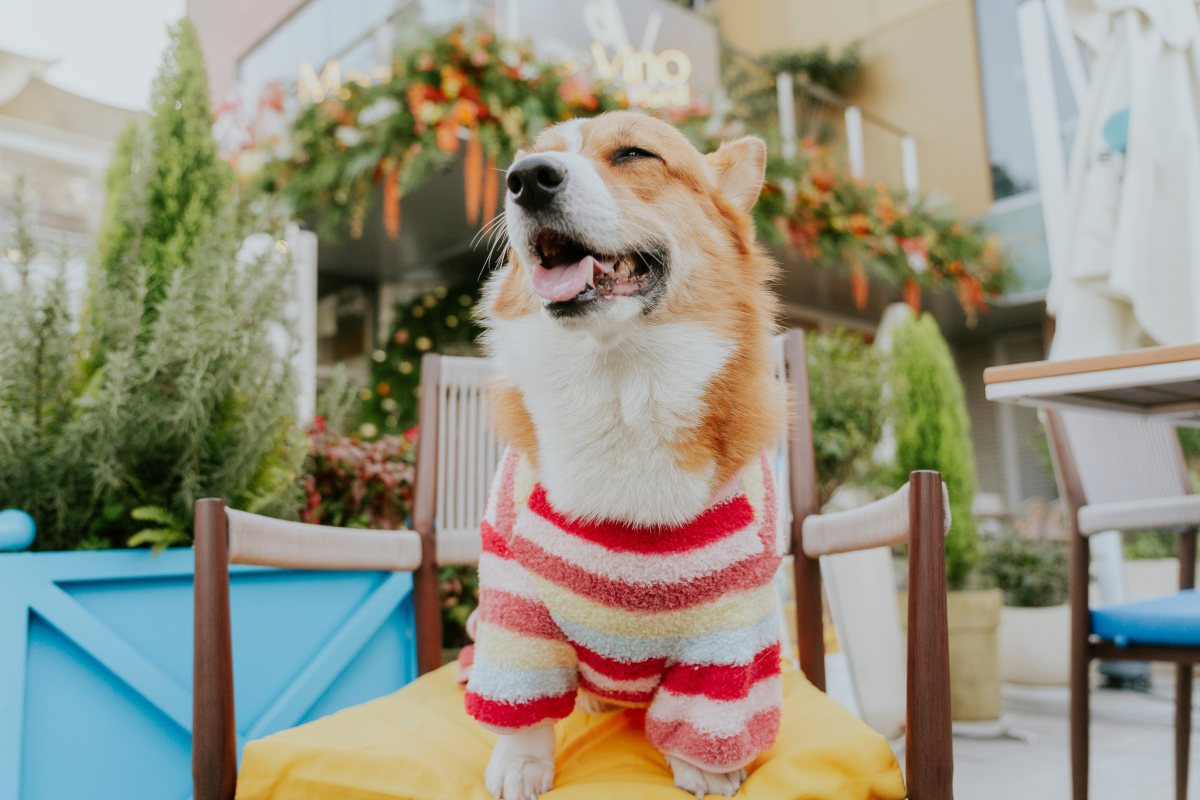
#> input picture Lab4/Chuong4(TrienKhai)/original.jpg, 6000 x 4000 px (shown at 1/5 size)
$ python taoanh.py
#> lines starting #> are read from the running program, lines starting #| are printed output that depends on the picture
import cv2
import numpy as np

# Đọc ảnh gốc
img = cv2.imread("original.jpg", cv2.IMREAD_GRAYSCALE)
#> img: shape (4000, 6000); min 0, max 226, mean 144.8

# image1: ảnh gốc
cv2.imwrite("image1.jpg", img)

# image2: tăng sáng
image2 = cv2.convertScaleAbs(img, alpha=1.4, beta=40)
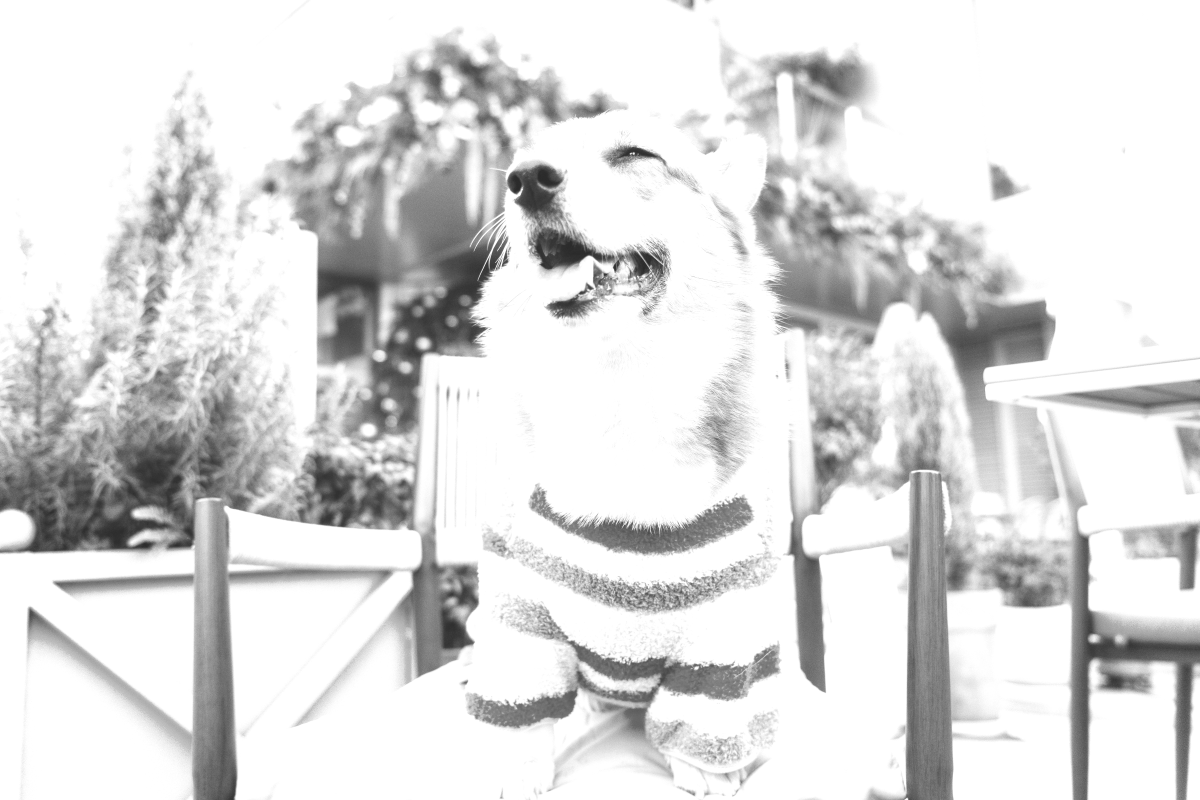
#> image2: shape (4000, 6000) (shown at 1/5 size); min 40, max 255, mean 220.3
cv2.imwrite("image2.jpg", image2)

# image3: thêm nhiễu Gaussian
noise = np.random.normal(0, 90, img.shape)
image3 = np.clip(img + noise, 0, 255).astype(np.uint8)
cv2.imwrite("image3.jpg", image3)

# image4: blur mạnh + nhiễu mạnh
image4 = cv2.GaussianBlur(img, (101,101), 80)
image4 = cv2.GaussianBlur(img, (101,101), 80)
image4 = cv2.GaussianBlur(img, (101,101), 80)
noise = np.random.normal(0, 200, img.shape)
image4 = np.clip(image4 + noise, 0, 255).astype(np.uint8)
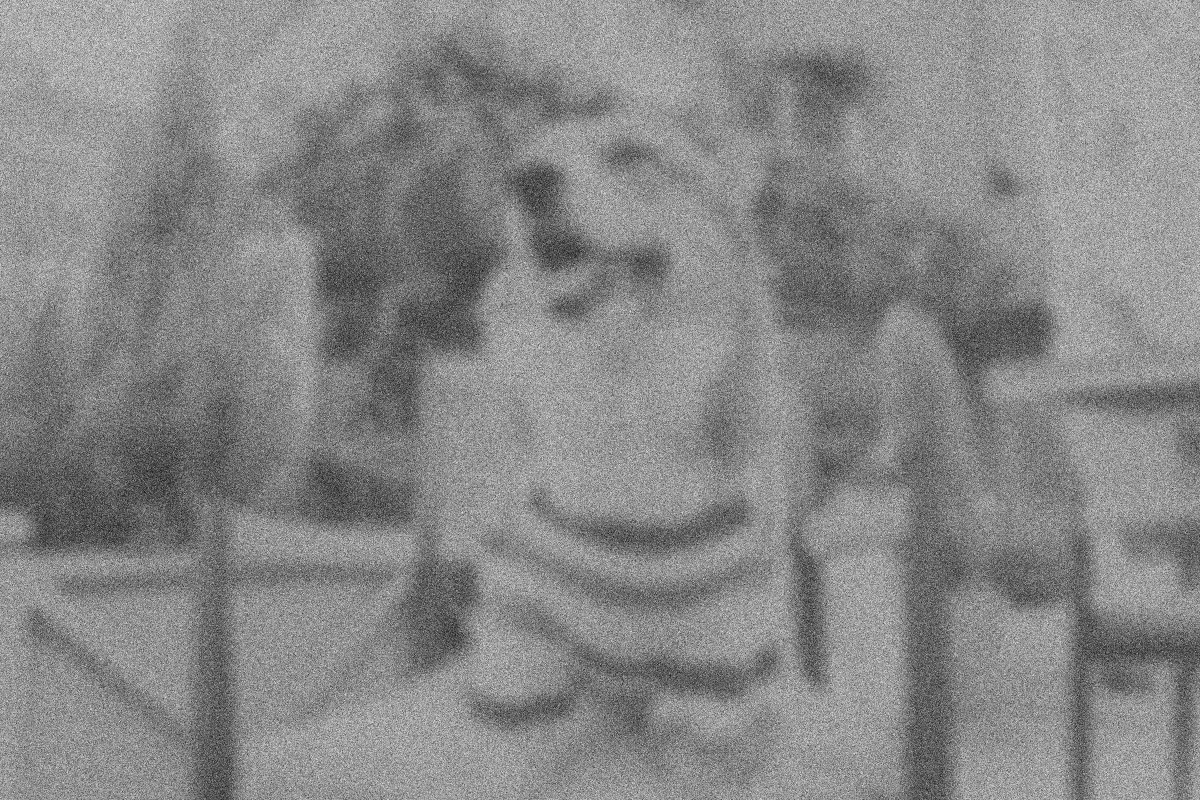
#> image4: shape (4000, 6000) (shown at 1/5 size); min 0, max 255, mean 135.4
cv2.imwrite("image4.jpg", image4)

# image5: crop + resize
h, w = img.shape
#> h = 4000; w = 6000
crop = img[h//4:3*h//4, w//4:3*w//4]
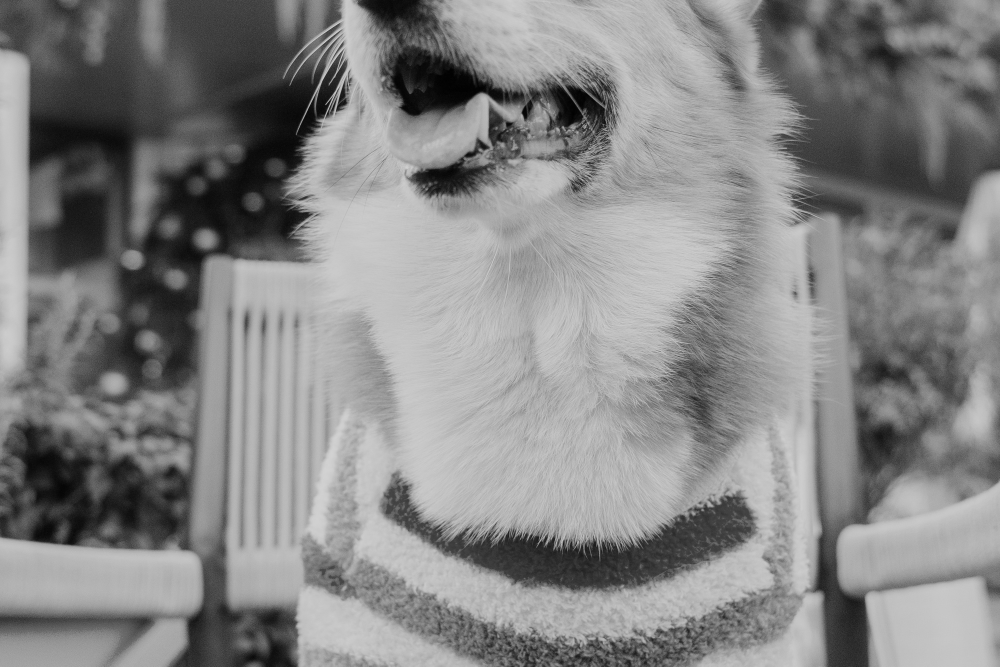
#> crop: shape (2000, 3000) (shown at 1/3 size); min 0, max 226, mean 133.1
image5 = cv2.resize(crop, (w, h))
cv2.imwrite("image5.jpg", image5)

#image6: rotate
M = cv2.getRotationMatrix2D((w//2, h//2), 15, 1)
image6 = cv2.warpAffine(img, M, (w, h))
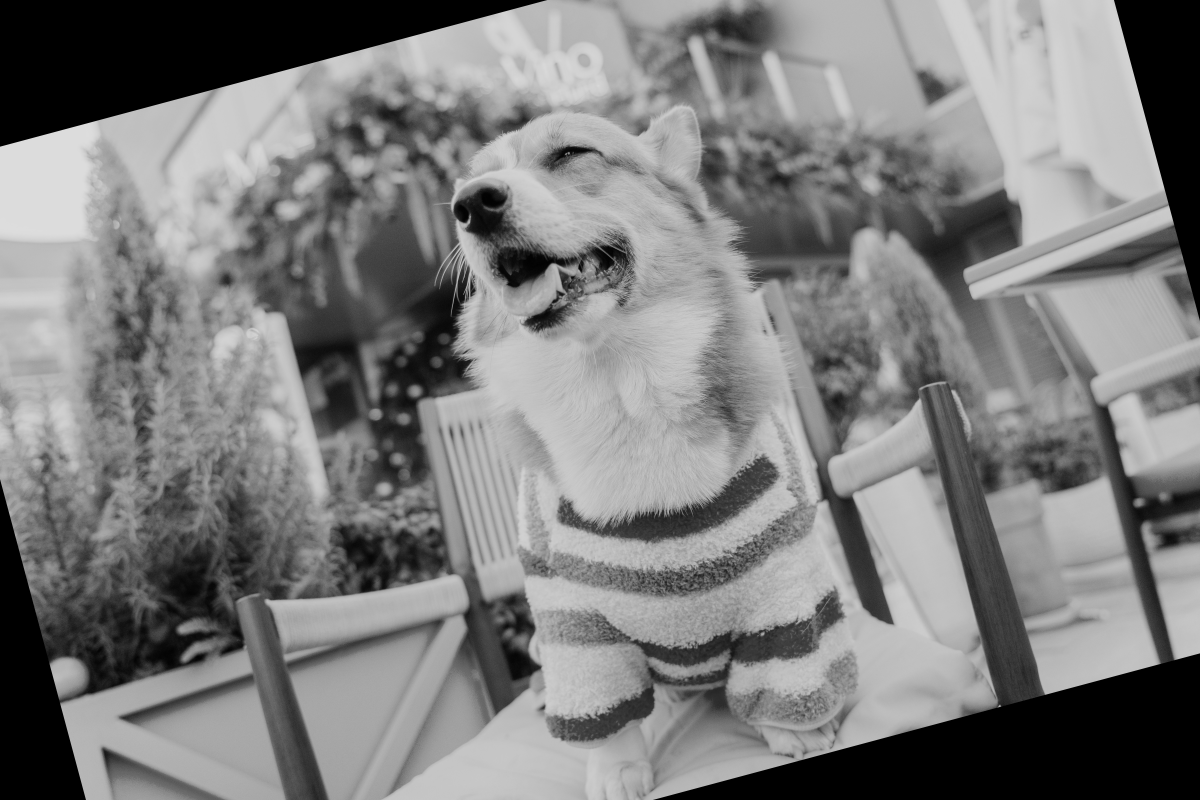
#> image6: shape (4000, 6000) (shown at 1/5 size); min 0, max 222, mean 125.4
cv2.imwrite("image6.jpg", image6)

$ run again, with Lab4/Chuong4(TrienKhai)/different image.jpg copied over Lab4/Chuong4(TrienKhai)/original.jpg
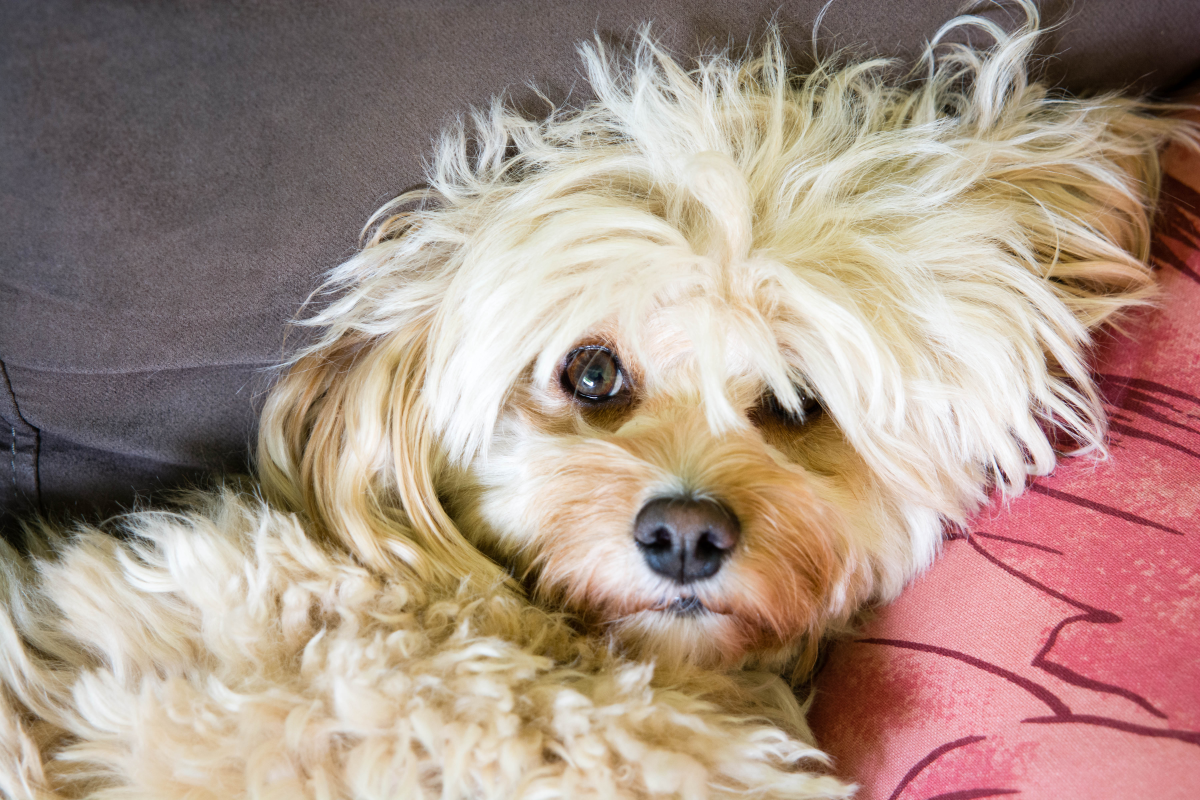
#> input picture Lab4/Chuong4(TrienKhai)/different image.jpg, 6000 x 4000 px (shown at 1/5 size)
#> `crop = img[h//4:3*h//4, w//4:3*w//4]`:
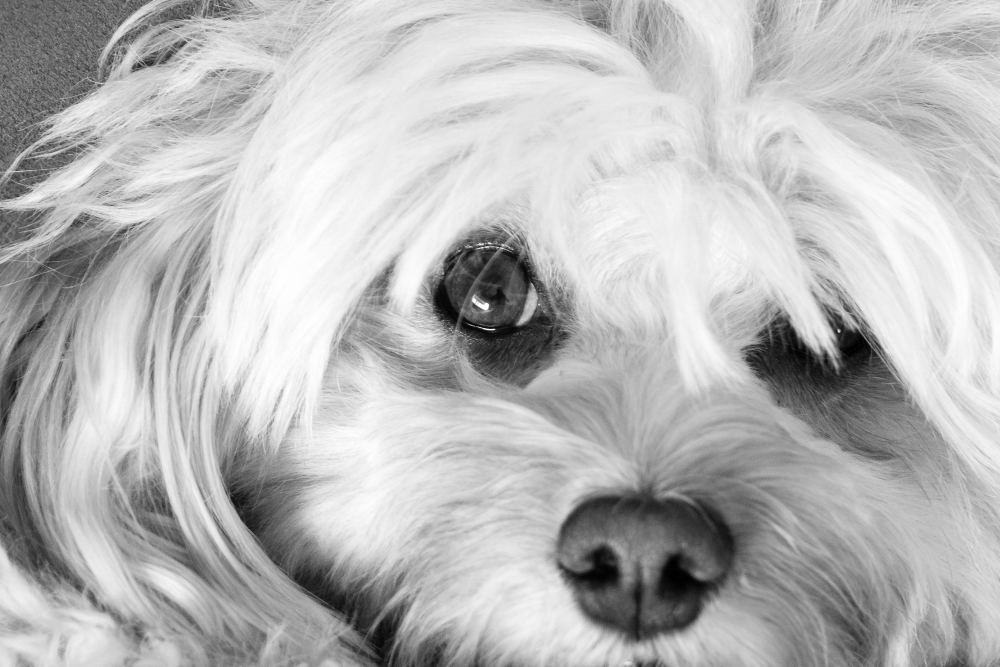
#> crop: shape (2000, 3000) (shown at 1/3 size); min 0, max 255, mean 183.9
#> `image6 = cv2.warpAffine(img, M, (w, h))`:
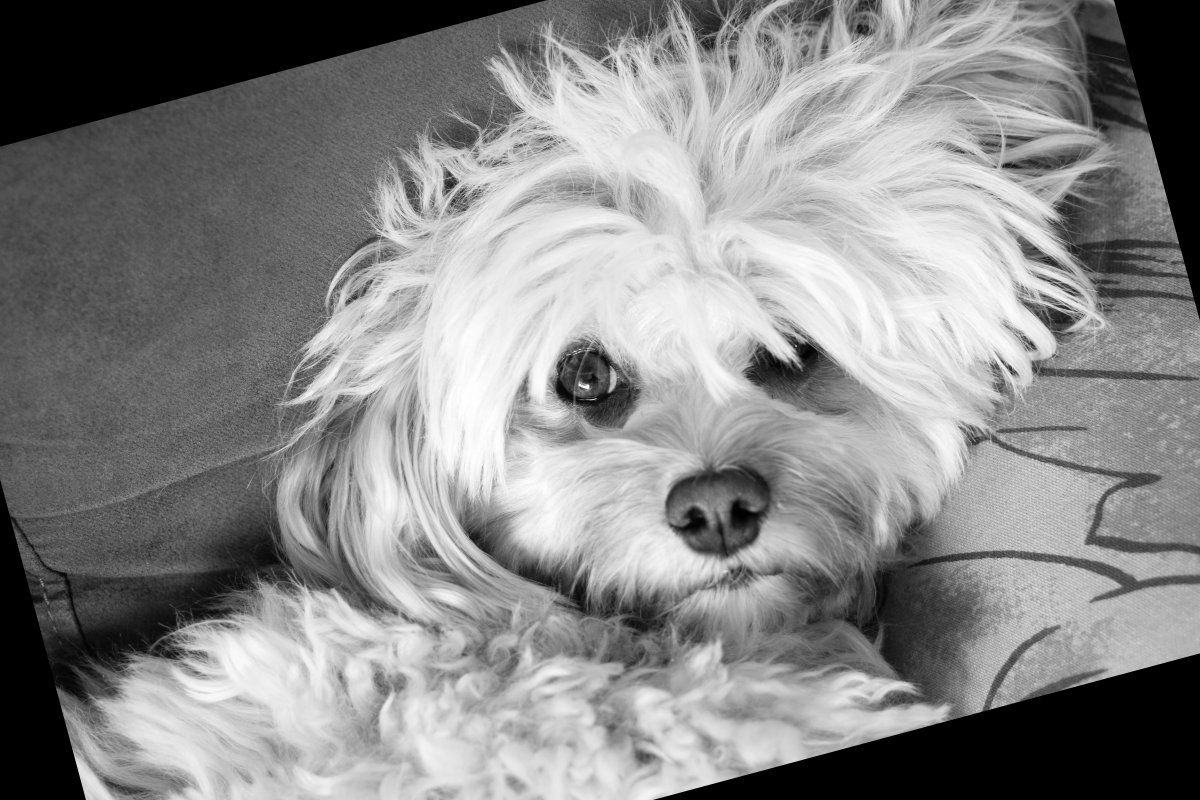
#> image6: shape (4000, 6000) (shown at 1/5 size); min 0, max 255, mean 135.9
